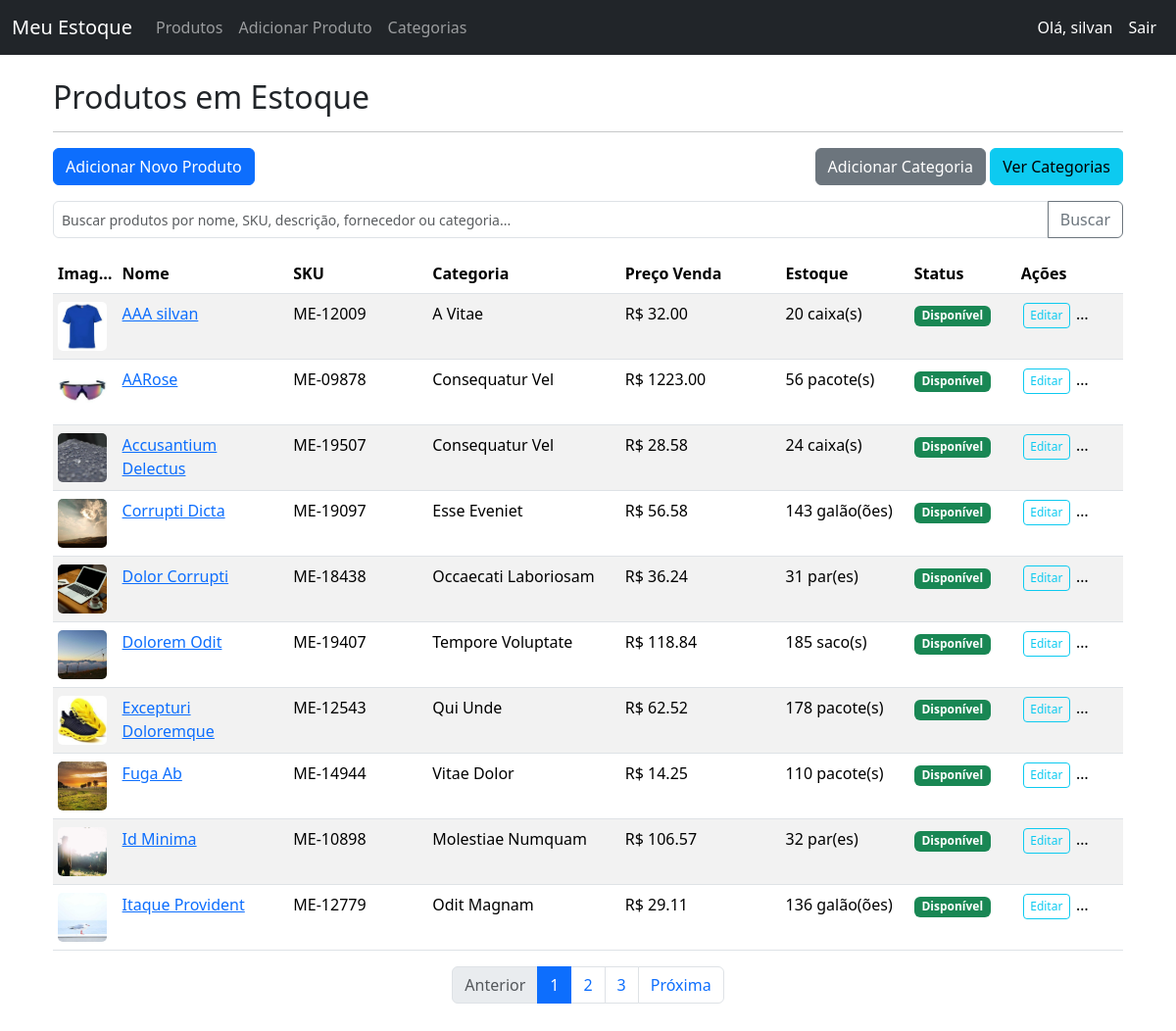
The app's page / (signed in) with its own data.
### produtos/models.py (models this page shows, shortened)
class Produto(models.Model):
    UNIDADE_MEDIDA_CHOICES = [
        ('unidade(s)', 'Unidade(s)'),
        ('kg(s)', 'Quilograma(s) (kg)'),
        ('litro(s)', 'Litro(s) (L)'),
        ('metro(s)', 'Metro(s) (m)'),
        ('pacote(s)', 'Pacote(s)'),
        ('caixa(s)', 'Caixa(s)'),
        ('par(es)', 'Par(es)'),
        ('rolo(s)', 'Rolo(s)'),
        ('conjunto(s)', 'Conjunto(s)'),
        ('galão(ões)', 'Galão(ões)'),
        ('saco(s)', 'Saco(s)'),
    ]
    nome = models.CharField(max_length=200, verbose_name="Nome do Produto")
    descricao = models.TextField(blank=True, null=True, verbose_name="Descrição")
    codigo_sku = models.CharField(max_length=50, unique=True, verbose_name="Código SKU")
    categoria = models.ForeignKey(Categoria, on_delete=models.SET_NULL, null=True, related_name='produtos', verbose_name="Categoria")
    preco_custo = models.DecimalField(max_digits=10, decimal_places=2, verbose_name="Preço de Custo")
    preco_venda = models.DecimalField(max_digits=10, decimal_places=2, verbose_name="Preço de Venda")
    quantidade_estoque = models.IntegerField(default=0, verbose_name="Quantidade em Estoque")
    unidade_medida = models.CharField(
        max_length=50,
        choices=UNIDADE_MEDIDA_CHOICES, # <-- Usar as escolhas definidas
        default='unidade',
        verbose_name="Unidade de Medida"
    )
    localizacao_estoque = models.CharField(max_length=100, blank=True, null=True, verbose_name="Localização no Estoque")
    data_entrada = models.DateTimeField(auto_now_add=True, verbose_name="Data de Entrada")
    data_ultima_atualizacao = models.DateTimeField(auto_now=True, verbose_name="Última Atualização")
    fornecedor = models.CharField(max_length=100, blank=True, null=True, verbose_name="Fornecedor Principal")
    ativo = models.BooleanField(default=True, verbose_name="Produto Ativo")
    limite_estoque_minimo = models.IntegerField(default=5, verbose_name="Estoque Mínimo")
    limite_estoque_maximo = models.IntegerField(default=100, verbose_name="Estoque Máximo")
    imagem = models.ImageField(upload_to='produtos/', blank=True, null=True, verbose_name="Imagem do Produto")
    cadastrado_por = models.ForeignKey(User, on_delete=models.SET_NULL, null=True, blank=True, related_name='produtos_cadastrados', verbose_name="Cadastrado por")
    class Meta:
        verbose_name = "Produto"
        verbose_name_plural = "Produtos"
        ordering = ['nome']
    @property
    def em_falta(self):
        return self.quantidade_estoque <= self.limite_estoque_minimo

class Categoria(models.Model):
    nome = models.CharField(max_length=100, unique=True, verbose_name="Nome da Categoria")
    cadastrado_por = models.ForeignKey(User, on_delete=models.SET_NULL, null=True, blank=True, related_name='categorias_cadastradas', verbose_name="Cadastrado por")
    class Meta:
        verbose_name = "Categoria"
        verbose_name_plural = "Categorias"
        ordering = ['nome']

### produtos/views.py (the view, shortened to what this page needs)
# urls.py: path('', views.lista_produtos, name='lista_produtos'),
@login_required
def lista_produtos(request):
    produtos_list = Produto.objects.all()
    query = request.GET.get('q') # Pega o termo de busca da URL (ex: ?q=camiseta)
    paginator = Paginator(produtos_list, 10) # 10 produtos por página
    page = request.GET.get('page')
    try:
        produtos = paginator.page(page)
    except PageNotAnInteger:
        produtos = paginator.page(1)
    except EmptyPage:
        produtos = paginator.page(paginator.num_pages)
    return render(request, 'produtos/lista_produtos.html', {'produtos': produtos, 'query': query})

### produtos/templates/produtos/lista_produtos.html (shortened to what this page needs)
{% extends 'base.html' %}
{% block content %}
    <div class="container mt-4">
        <h2>Produtos em Estoque</h2>
        <hr>
        <div class="d-flex justify-content-between mb-3">
            <a href="{% url 'criar_produto' %}" class="btn btn-primary">Adicionar Novo Produto</a>
            <div>
                <a href="{% url 'criar_categoria' %}" class="btn btn-secondary">Adicionar Categoria</a>
                <a href="{% url 'lista_categorias' %}" class="btn btn-info">Ver Categorias</a>
            </div>
        </div>
        <form method="get" class="mb-3">
            <div class="input-group">
                <input type="text" name="q" class="form-control" placeholder="Buscar produtos por nome, SKU, descrição, fornecedor ou categoria..." value="{{ query|default_if_none:'' }}">
                <button class="btn btn-outline-secondary" type="submit">Buscar</button>
            </div>
        </form>
        <div class="table-responsive">
            <table class="table table-striped table-hover">
                <thead>
                    <tr>
                        <th>Imagem</th>
                        <th>Nome</th>
                        <th>SKU</th>
                        <th>Categoria</th>
                        <th>Preço Venda</th>
                        <th>Estoque</th>
                        <th>Status</th>
                        <th>Ações</th>
                    </tr>
                </thead>
                <tbody>
                    {% for produto in produtos %}
                        <tr>
                            <td>
                                {% if produto.imagem %}
                                    <img src="{{ produto.imagem.url }}" alt="{{ produto.nome }}" class="product-image-thumb">
                                {% else %}
                                    <img src="https://via.placeholder.com/20x20?text=Sem+Imagem" alt="Sem Imagem" class="product-image-thumb">
                                {% endif %}
                            </td>
                            <td><a href="{% url 'detalhe_produto' produto.pk %}">{{ produto.nome }}</a></td>
                            <td>{{ produto.codigo_sku }}</td>
                            <td>{{ produto.categoria.nome|default:"N/A" }}</td>
                            <td>R$ {{ produto.preco_venda|stringformat:".2f" }}</td>
                            <td>{{ produto.quantidade_estoque }} {{ produto.unidade_medida }}</td>
                            <td>
                                {% if produto.em_falta %}
                                    <span class="badge bg-warning text-dark">Em Falta</span>
                                {% else %}
                                    <span class="badge bg-success">Disponível</span>
                                {% endif %}
                            </td>
                            <td>
                                <a href="{% url 'editar_produto' produto.pk %}" class="btn btn-sm btn-outline-info">Editar</a>
                                <a href="{% url 'deletar_produto' produto.pk %}" class="btn btn-sm btn-outline-danger">Deletar</a>
                            </td>
                        </tr>
                    {% empty %}
                        <tr>
                            <td colspan="7">Nenhum produto encontrado.</td>
                        </tr>
                    {% endfor %}
                </tbody>
            </table>
        </div>
        <nav aria-label="Page navigation example">
            <ul class="pagination justify-content-center">
                {% if produtos.has_previous %}
                    <li class="page-item"><a class="page-link" href="?page={{ produtos.previous_page_number }}{% if query %}&q={{ query }}{% endif %}">Anterior</a></li>
                {% else %}
                    <li class="page-item disabled"><span class="page-link">Anterior</span></li>
                {% endif %}
                {% for i in produtos.paginator.page_range %}
                    {% if produtos.number == i %}
                        <li class="page-item active"><span class="page-link">{{ i }}</span></li>
                    {% else %}
                        <li class="page-item"><a class="page-link" href="?page={{ i }}{% if query %}&q={{ query }}{% endif %}">{{ i }}</a></li>
                    {% endif %}
                {% endfor %}
                {% if produtos.has_next %}
                    <li class="page-item"><a class="page-link" href="?page={{ produtos.next_page_number }}{% if query %}&q={{ query }}{% endif %}">Próxima</a></li>
                {% else %}
                    <li class="page-item disabled"><span class="page-link">Próxima</span></li>
                {% endif %}
            </ul>
        </nav>
    </div>
{% endblock %}

### estoque_project/templates/base.html (shortened to what this page needs)
<!DOCTYPE html>
<html lang="pt-br">
<head>
    <link href="https://cdn.jsdelivr.net/npm/bootstrap@5.3.3/dist/css/bootstrap.min.css" rel="stylesheet">
    {% load static %}
    <link rel="stylesheet" href="{% static 'produtos/css/custom.css' %}">
</head>
<body>
    <nav class="navbar navbar-expand-lg navbar-dark bg-dark">
        <div class="container-fluid">
            <a class="navbar-brand" href="{% url 'lista_produtos' %}">Meu Estoque</a>
            <div class="collapse navbar-collapse" id="navbarNav">
                <ul class="navbar-nav me-auto mb-2 mb-lg-0">
                    <li class="nav-item">
                        <a class="nav-link" href="{% url 'lista_produtos' %}">Produtos</a>
                    </li>
                    <li class="nav-item">
                        <a class="nav-link" href="{% url 'criar_produto' %}">Adicionar Produto</a>
                    </li>
                    <li class="nav-item">
                        <a class="nav-link" href="{% url 'lista_categorias' %}">Categorias</a>
                    </li>
                </ul>
                <ul class="navbar-nav">
                    {% if user.is_authenticated %}
                        <li class="nav-item">
                            <span class="nav-link text-white">Olá, {{ user.username }}</span>
                        </li>
                        <li class="nav-item">
                        <form action="{% url 'logout' %}" method="post" class="d-inline">
                            <button type="submit" class="nav-link btn btn-link text-white" style="text-decoration: none;">Sair</button>
                        </form>
                        </li>
                    {% else %}
                        <li class="nav-item">
                            <a class="nav-link" href="{% url 'login' %}">Entrar</a>
                        </li>
                    {% endif %}
                </ul>
            </div>
        </div>
    </nav>
    <div class="container">
        {% block content %}
        {% endblock %}
    </div>
</body>
</html>

### produtos/static/produtos/css/custom.css (style rules this page uses)
.container { margin-bottom: 3%; }
.form-control { padding: 0.25rem 0.5rem; font-size: 0.875rem; height: auto; }
.table-responsive .table { table-layout: fixed !important; width: 100%; }
.table-responsive .table th:nth-child(1), .table-responsive .table td:nth-child(1) { width: 45px !important; }
.table-responsive .table th:nth-child(2), .table-responsive .table td:nth-child(2) { width: 16% !important; }
.table-responsive .table th:nth-child(3), .table-responsive .table td:nth-child(3) { width: 13% !important; }
.table-responsive .table th:nth-child(4), .table-responsive .table td:nth-child(4) { width: 18% !important; }
.table-responsive .table th:nth-child(5), .table-responsive .table td:nth-child(5) { width: 15% !important; }
.table-responsive .table th:nth-child(6), .table-responsive .table td:nth-child(6) { width: 12%!important; }
.table-responsive .table th:nth-child(7), .table-responsive .table td:nth-child(7) { width: 10% !important; }
.table-responsive .table th:nth-child(8), .table-responsive .table td:nth-child(8) { width: 10% !important; }
.table-responsive .table td { word-wrap: break-word !important; }
.table-responsive .table td, .table-responsive .table th { overflow: hidden; text-overflow: ellipsis; white-space: nowrap; padding-right: 5px; padding-left: 5px; }
.table-responsive .table td:nth-child(2) { white-space: normal; word-wrap: break-word; }
.table-responsive .table th:last-child, .table-responsive .table td:last-child { white-space: nowrap; min-width: 150px; }
.table-responsive .table td .btn { padding: 0.2rem 0.4rem; font-size: 0.75rem; margin: 0 2px; }
.product-image-thumb { width: 50px; height: 50px; object-fit: cover; border-radius: 5px; }

### records on screen
Produto: imagem (picture), nome "AAA silvan", codigo_sku "ME-12009", categoria.nome "A Vitae", preco_venda "32.00", quantidade_estoque "20", unidade_medida "caixa(s)", limite_estoque_minimo "Disponível"
Produto: imagem (picture), nome "AARose", codigo_sku "ME-09878", categoria.nome "Consequatur Vel", preco_venda "1223.00", quantidade_estoque "56", unidade_medida "pacote(s)", limite_estoque_minimo "Disponível"
Produto: imagem (picture), nome "Accusantium Delectus", codigo_sku "ME-19507", categoria.nome "Consequatur Vel", preco_venda "28.58", quantidade_estoque "24", unidade_medida "caixa(s)", limite_estoque_minimo "Disponível"
Produto: imagem (picture), nome "Corrupti Dicta", codigo_sku "ME-19097", categoria.nome "Esse Eveniet", preco_venda "56.58", quantidade_estoque "143", unidade_medida "galão(ões)", limite_estoque_minimo "Disponível"
Produto: imagem (picture), nome "Dolor Corrupti", codigo_sku "ME-18438", categoria.nome "Occaecati Laboriosam", preco_venda "36.24", quantidade_estoque "31", unidade_medida "par(es)", limite_estoque_minimo "Disponível"
Produto: imagem (picture), nome "Dolorem Odit", codigo_sku "ME-19407", categoria.nome "Tempore Voluptate", preco_venda "118.84", quantidade_estoque "185", unidade_medida "saco(s)", limite_estoque_minimo "Disponível"
Produto: imagem (picture), nome "Excepturi Doloremque", codigo_sku "ME-12543", categoria.nome "Qui Unde", preco_venda "62.52", quantidade_estoque "178", unidade_medida "pacote(s)", limite_estoque_minimo "Disponível"
Produto: imagem (picture), nome "Fuga Ab", codigo_sku "ME-14944", categoria.nome "Vitae Dolor", preco_venda "14.25", quantidade_estoque "110", unidade_medida "pacote(s)", limite_estoque_minimo "Disponível"
Produto: imagem (picture), nome "Id Minima", codigo_sku "ME-10898", categoria.nome "Molestiae Numquam", preco_venda "106.57", quantidade_estoque "32", unidade_medida "par(es)", limite_estoque_minimo "Disponível"
Produto: imagem (picture), nome "Itaque Provident", codigo_sku "ME-12779", categoria.nome "Odit Magnam", preco_venda "29.11", quantidade_estoque "136", unidade_medida "galão(ões)", limite_estoque_minimo "Disponível"

### other values on screen
{{ user.username }} "silvan"
{{ i }} "1"
{{ i }} "2" "3"
